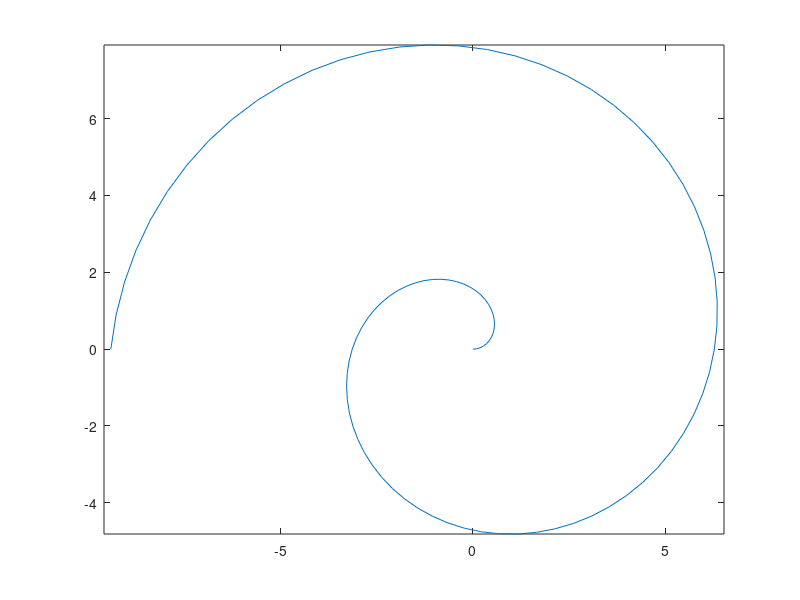

MATLAB code to generate this figure:
t = linspace(0,3*pi,100); % 50 equally spaced points between 0 and pi
x = t.*cos(t);     % Again, the .* means multiply element by element
y = t.*sin(t);     % rather than matrix or vector multiplication
plot(x,y)
axis equal % Make the scaling the same on both axes